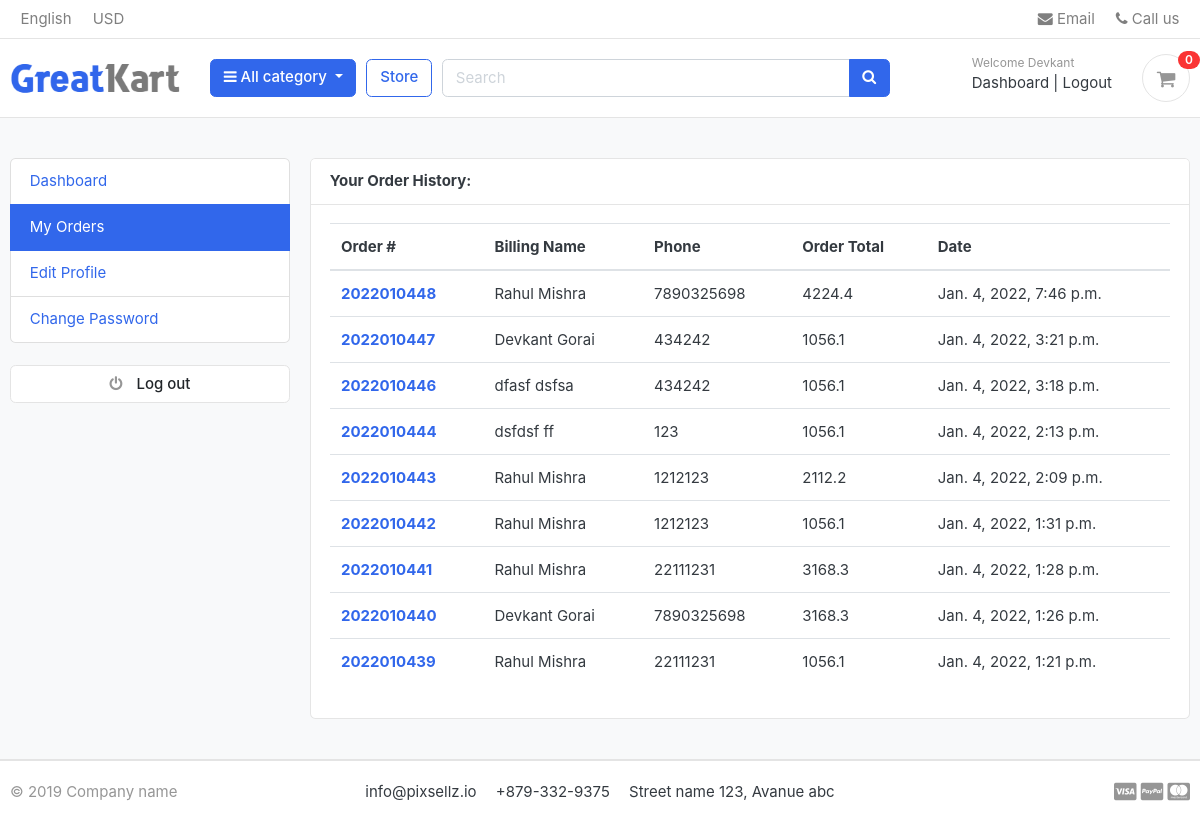
The app's page /accounts/my_orders/ (signed in), older data.
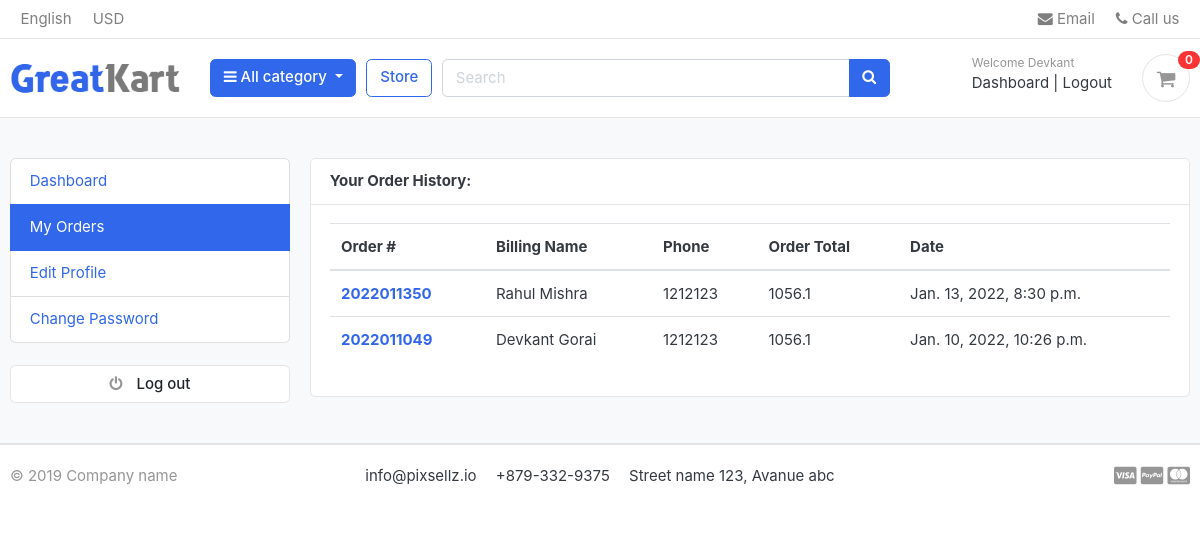
The same page, newer data.
### orders/models.py (models this page shows, shortened)
class Order(models.Model):
	STATUS = (
		('New' , 'New'),
		('Accepted', 'Accepted'),
		('Completed', 'Completed'),
		('Cancelled', 'Cancelled'),
	)
	user = models.ForeignKey(Account,on_delete = models.SET_NULL,null=True)
	payment = models.ForeignKey(Payment,on_delete = models.SET_NULL,blank=True,null = True)
	order_number = models.CharField(max_length=20)
	first_name = models.CharField(max_length=50)
	last_name = models.CharField(max_length=50)
	phone = models.CharField(max_length=15)
	email = models.EmailField(max_length=50)
	address_line_1 = models.CharField(max_length=100)
	address_line_2 = models.CharField(max_length=100,blank=True)
	country = models.CharField(max_length=50)
	state = models.CharField(max_length=50)
	city = models.CharField(max_length=50)
	order_note = models.CharField(max_length=100,blank=True)
	order_total = models.FloatField()
	tax = models.FloatField()
	status = models.CharField(max_length=10,choices=STATUS,default='New')
	ip = models.CharField(blank=True,max_length=50)
	is_ordered = models.BooleanField(default=False)
	created_at = models.DateTimeField(auto_now_add=True)
	updated_at = models.DateTimeField(auto_now=True)
	def full_name(self):
		return f"{self.first_name} {self.last_name}"

### accounts/views.py (the view)
# urls.py: path('my_orders/',views.my_orders,name='my_orders'),
@login_required(login_url='login')
def my_orders(request):
	orders = Order.objects.filter(user=request.user, is_ordered= True).order_by('-created_at')
	context = {
		'orders':orders,
	}
	return render(request,'accounts/my_orders.html',context)

### carts/context_processors.py (called while the page is built)
def counter(request):
	cart_count = 0
	if 'admin' in request.path:
		return {}
	else:
		try:
			cart = Cart.objects.filter(cart_id = _cart_id(request))
			if request.user.is_authenticated:
				cart_items  = CartItem.objects.all().filter(user =request.user)
			else:
				cart_items  = CartItem.objects.all().filter(cart = cart[:1])
			for cart_item in cart_items:
				cart_count += cart_item.quantity
		except Cart.DoesNotExist:
			cart_count = 0
	return dict(cart_count=cart_count)

### carts/views.py (called while the page is built)
def _cart_id(request):
	cart = request.session.session_key
	if not cart:
		cart = request.session.create()
	return cart

### category/context_processors.py (called while the page is built)
def menu_links(request):
	links = Category.objects.all()
	return dict(links=links)

### category/models.py (called while the page is built)
	def get_url(self):
		return reverse('products_by_category',args =[self.slug])

### templates/accounts/my_orders.html (shortened to what this page needs)
{% extends "base.html" %} {% block content %}
<section class="section-conten padding-y bg">
    <div class="container">
        <div class="row">
            {% include "includes/dashboard_sidebar.html" %}
            <main class="col-md-9">
                <article class="card">
                    <header class="card-header">
                        <strong class="d-inline-block mr-3"
                            >Your Order History:</strong
                        >
                    </header>
                    <div class="card-body">
                        <div class="row">
                            <div class="col-md-12">
                                <table class="table table-hover">
                                    <thead>
                                        <tr>
                                            <th scope="col">Order #</th>
                                            <th scope="col">Billing Name</th>
                                            <th scope="col">Phone</th>
                                            <th scope="col">Order Total</th>
                                            <th scope="col">Date</th>
                                        </tr>
                                    </thead>
                                    <tbody>
									{% for order in orders %}
                                        <tr>
                                            <th scope="row"><a href="{% url 'order_detail' order.order_number %}">{{order.order_number}}</a></th>
                                            <td>{{order.full_name}}</td>
                                            <td>{{order.phone}}</td>
                                            <td>{{order.order_total}}</td>
                                            <td>{{order.created_at}}</td>
                                        </tr>
									{% endfor %}
                                    </tbody>
                                </table>
                            </div>
                        </div>
                    </div>
                </article>
            </main>
        </div>
    </div>
</section>
{% endblock content %}

Row changes from the older to the newer data that the page shows:
removed Order: order_number "2022010448", full_name "Rahul Mishra", phone "7890325698", order_total "4224.4", created_at "Jan. 4, 2022, 7:46 p.m."
removed Order: order_number "2022010447", full_name "Devkant Gorai", phone "434242", order_total "1056.1", created_at "Jan. 4, 2022, 3:21 p.m."
removed Order: order_number "2022010446", full_name "dfasf dsfsa", phone "434242", order_total "1056.1", created_at "Jan. 4, 2022, 3:18 p.m."
removed Order: order_number "2022010444", full_name "dsfdsf ff", phone "123", order_total "1056.1", created_at "Jan. 4, 2022, 2:13 p.m."
removed Order: order_number "2022010443", full_name "Rahul Mishra", phone "1212123", order_total "2112.2", created_at "Jan. 4, 2022, 2:09 p.m."
removed Order: order_number "2022010442", full_name "Rahul Mishra", phone "1212123", order_total "1056.1", created_at "Jan. 4, 2022, 1:31 p.m."
removed Order: order_number "2022010441", full_name "Rahul Mishra", phone "22111231", order_total "3168.3", created_at "Jan. 4, 2022, 1:28 p.m."
removed Order: order_number "2022010440", full_name "Devkant Gorai", phone "7890325698", order_total "3168.3", created_at "Jan. 4, 2022, 1:26 p.m."
removed Order: order_number "2022010439", full_name "Rahul Mishra", phone "22111231", order_total "1056.1", created_at "Jan. 4, 2022, 1:21 p.m."
added Order: order_number "2022011350", full_name "Rahul Mishra", phone "1212123", order_total "1056.1", created_at "Jan. 13, 2022, 8:30 p.m."
added Order: order_number "2022011049", full_name "Devkant Gorai", phone "1212123", order_total "1056.1", created_at "Jan. 10, 2022, 10:26 p.m."
